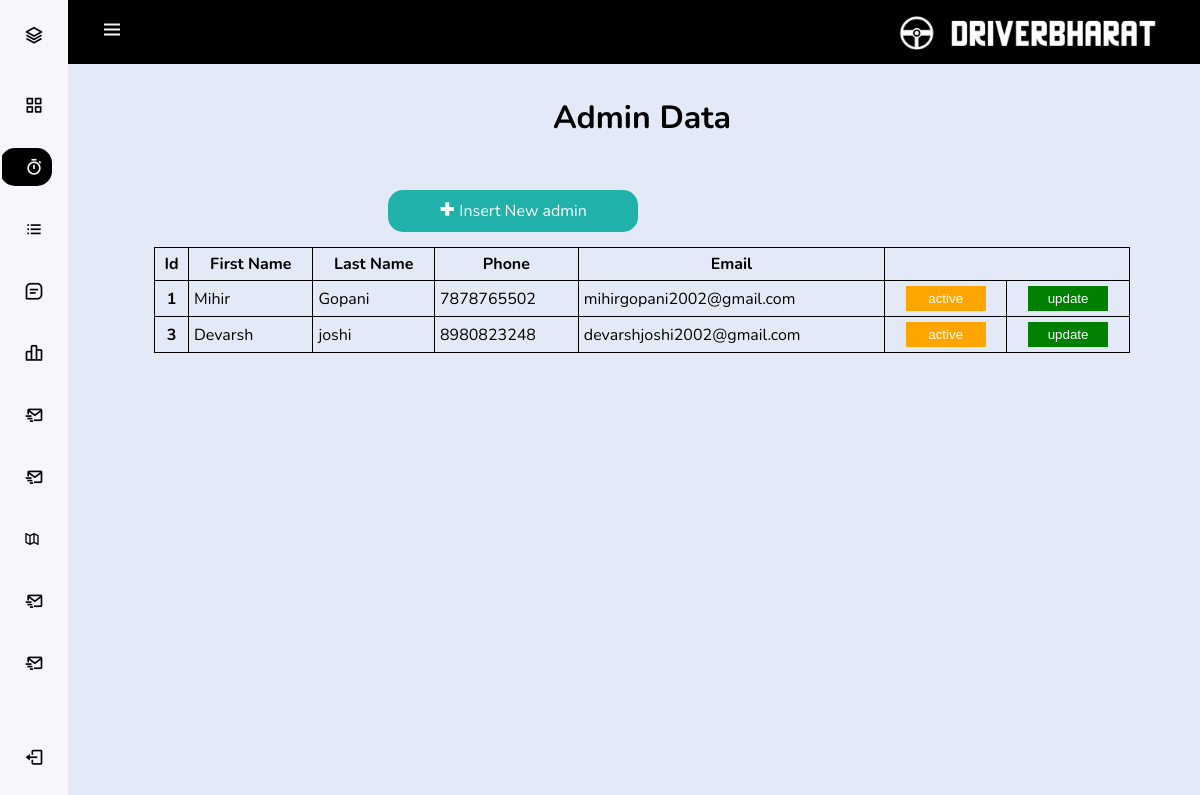
Page /dashbord/admin.php on the committed database.
### tables this page shows
CREATE TABLE `admin_db` (
  `a_id` int(10) NOT NULL,
  `a_fn` varchar(15) NOT NULL,
  `a_ln` varchar(15) NOT NULL,
  `a_phone` varchar(20) NOT NULL,
  `a_pass` varchar(255) NOT NULL,
  `a_mail` varchar(30) DEFAULT NULL,
  `a_role` int(2) NOT NULL DEFAULT 1
);

### dashbord/admin.php (the view, shortened to what this page needs)
<!DOCTYPE html>
<html>
<?php
include ("css/conn.php");
?>
    <head>
        <link href='https://cdn.jsdelivr.net/npm/boxicons@2.0.5/css/boxicons.min.css' rel='stylesheet'>
        <link rel="stylesheet" href="css/style.css">
    </head>
    <body id="body-pd">
        <header class="header" id="header">
            <div class="header__toggle">
                <i class='bx bx-menu' id="header-toggle"></i>
            </div>
            <div class="header__img">
                <img src="../img/pnglogo.png">
            </div>
        </header>
        <div class="l-navbar" id="nav-bar">
            <nav class="nav">
                <div>
                    <a href="#" class="nav__logo">
                        <i class='bx bx-layer nav__logo-icon'></i>
                    </a>
                    <div class="nav__list">
                        <a href="dashbord.php" class="nav__link">
                            <i class='bx bx-grid-alt nav__icon'></i>
                        </a>
                        <a href="admin.php" class="nav__link active">
                            <i class='bx bx-stopwatch nav__icon'></i>
                        </a>
                        <a href="user.php" class="nav__link">
                            <i class='bx bx-list-ul nav__icon'></i>
                        </a>
                        <a href="driver.php" class="nav__link">
                            <i class='bx bx-message-square-detail nav__icon'></i>
                        </a>
                        <a href="bookings.php" class="nav__link">
                            <i class='bx bx-bar-chart-alt-2 nav__icon'></i>
                        </a>
                        <a href="feedback.php" class="nav__link">
                            <i class='bx bx-mail-send nav__icon'></i>
                        </a>
                        <a href="complaint.php" class="nav__link">
                            <i class='bx bx-mail-send nav__icon'></i>
                        </a>
                        <a href="state.php" class="nav__link">
                            <i class='bx bx-map-alt'></i>
                        </a>
                        <a href="payments.php" class="nav__link">
                            <i class='bx bx-mail-send nav__icon'></i>
                        </a>
                        <a href="reports.php" class="nav__link">
                            <i class='bx bx-mail-send nav__icon'></i>
                        </a>
                    </div>
                </div>
                <a href="logout.php" class="nav__link">
                    <i class='bx bx-log-out nav__icon'></i>
                </a>
            </nav>
        </div>
        <h1>Admin Data</h1>
        <div class="insertbtn">
            <a href="deletupdate/insertquery.php"> <i class='bx bx-plus-medical'></i> Insert New admin</a>
        </div>
        <table class="table">
            <thead>
                <tr>
                    <th scope="col">Id</th>
                    <th scope="col">First Name</th>
                    <th scope="col">Last Name</th>
                    <th scope="col">Phone</th>
                    <th scope="col">Email</th>
                </tr>
            </thead>
            <tbody>
                <?php
                $query = " SELECT * FROM admin_db";
                $query_run = mysqli_query($conn, $query);
                while ($row = mysqli_fetch_array($query_run) ){
                    ?>
                    <tr>
                        <th scope="row">
                            <?= $row['a_id']; ?>
                        </th>
                        <td>
                            <?= $row['a_fn']; ?>
                        </td>
                        <td>
                            <?= $row['a_ln']; ?>
                        </td>
                        <td>
                            <?= $row['a_phone']; ?>
                        </td>
                        <td>
                            <?= $row['a_mail']; ?>
                        </td>
                        <td>
                            <?php
                    if ($row['a_role'] == 1) { ?>
                                <button class="add">
                        <a href="deletupdate/activeadmin.php?id=<?php echo $row['a_id'];?>">active</a>
                        </button>
                                <?php } else { ?>
                                <button class="remove">
                        <a href="deletupdate/activeadmin.php?id=<?php echo $row['a_id'];?>">Inactive</a>
                        </button>
                                <?php } ?>
                        </td>
                        <td>
                            <button class="update">
                        <a href="deletupdate/adminupdate.php?id=<?php echo $row['a_id'];?>">update</a>
                        </button>
                        </td>
                    </tr>
                    <?php
                    }
                    ?>
            </tbody>
        </table>
    </body>
</html>

### dashbord/css/style.css (style rules this page uses)
:root { --header-height: 3rem; --nav-width: 68px; --nav-width2: 200px; --light-purple-color: #E4E9F7; --black-color: black; --white-color: #F7F6FB; --grey-color: grey; --body-font: 'Nunito', sans-serif; --normal-font-size: 1rem; --z-fixed: 100; }
body { width: 100%; position: relative; margin: var(--header-height) 0 0 0; padding: 0 1rem; font-family: var(--body-font); font-size: var(--normal-font-size); transition: .5s; background-color: var(--light-purple-color); box-sizing: border-box; }
a { text-decoration: none; }
.header { width: 100%; height: var(--header-height); position: fixed; top: 0; left: 0; display: flex; align-items: center; justify-content: space-between; padding: 0 1rem; background-color: var(--black-color); z-index: var(--z-fixed); transition: .5s; }
.header__toggle { color: var(--white-color); font-size: 1.5rem; cursor: pointer; }
.header__img { width: 100px; height: 35px; display: flex; justify-content: center; overflow: hidden; }
.header__img img { width: 100px; }
.l-navbar { position: fixed; top: 0; left: -60%; width: var(--nav-width2); height: 100vh; background: var(--white-color); padding: .5rem 1rem 0 0; transition: .5s; z-index: var(--z-fixed); }
.nav { height: 100%; display: flex; flex-direction: column; justify-content: space-between; overflow: hidden; }
.nav__logo, .nav__link { display: grid; grid-template-columns: max-content max-content; align-items: center; column-gap: 1rem; padding: .5rem 0 .5rem 1.5rem; }
.nav__logo { margin-bottom: 2rem; }
.nav__logo-icon { font-size: 1.25rem; color: var(--black-color); }
.nav__link { position: relative; color: var(--black-color); margin-bottom: 1.5rem; transition: .3s; }
.nav__icon { font-size: 1.25rem; }
.active { border-radius: 15px; background-color: var(--black-color); color: var(--white-color); }
.active::before { content: ''; position: absolute; left: 0; width: 2px; height: 32px; background-color: var(--white-color); }
h1 { padding: 2rem 0 0; text-align: center; }
.insertbtn { width: 100%; padding-top: 15px; display: flex; }
.insertbtn a { text-align: center; background-color: lightseagreen; color: white; width: 50%; text-decoration: none; padding: 15px 0px; border-radius: 15px; }
table, th, td { border: 1px solid black; border-collapse: collapse; padding: 5px; }
table { width: 90%; margin: 80px auto 0px auto; visibility: visible; display: table; font-size: auto; }
.add { background-color: orange; color: white; padding: 5px 10px; width: 80px; display: block; margin: auto; border: none; }
.update { background-color: green; color: white; padding: 5px 10px; width: 80px; display: block; margin: auto; border: none; }
.remove a, .update a, .add a { text-decoration: none; color: white; }
@media only screen and (min-width:860px) { body { margin: calc(var(--header-height) + 1rem) 0 0 0; padding-left: calc(var(--nav-width) + 2rem); } }
@media only screen and (min-width:860px) { .header { height: calc(var(--header-height) + 1rem); padding: 0 2rem 0 calc(var(--nav-width) + 2rem); } }
@media only screen and (min-width:860px) { .header__img { width: auto; height: 50px; } }
@media only screen and (min-width:860px) { .header__img img { width: auto; } }
@media only screen and (min-width:860px) { .l-navbar { left: 0; padding: 1rem 1rem 0 0; width: calc(var(--nav-width)); } }
@media only screen and (min-width:860px) { .update { background-color: green; color: white; padding: 5px 10px; width: 80px; display: block; margin: auto; border: none; } }
@media only screen and (min-width:860px) { .remove a, .update a { text-decoration: none; color: white; } }
@media only screen and (min-width:860px) { .insertbtn { width: 800px; margin-right: 0; float: right; } }
@media only screen and (min-width:860px) { .insertbtn a { text-align: center; background-color: lightseagreen; color: white; text-decoration: none; width: 250px; padding: 10px 15px; border-radius: 15px; margin: 15px 4px; } }
@media only screen and (min-width:860px) { table, th, td { border: 1px solid black; border-collapse: collapse; padding: 5px; } }
@media only screen and (min-width:860px) { table { width: 90%; margin: 80px auto 0px auto; visibility: visible; display: table; } }
@media only screen and (min-width:860px) { .add { background-color: orange; color: white; padding: 5px 10px; width: 80px; display: block; margin: auto; border: none; } }
@media only screen and (min-width:860px) { .remove a, .update a, .add a { text-decoration: none; color: white; } }

### rows in the picture
admin_db: a_id "1", a_fn "Mihir", a_ln "Gopani", a_phone "7878765502", a_mail "mihirgopani2002@gmail.com"
admin_db: a_id "3", a_fn "Devarsh", a_ln "joshi", a_phone "8980823248", a_mail "devarshjoshi2002@gmail.com"
